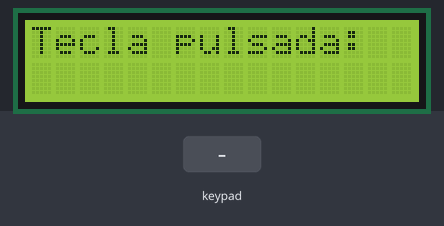
A sketch run on a simulated Arduino Uno, built with avr-gcc and run on an emulated ATmega328P. Shown: 16×2 character LCD. The inputs (shaded band) are chosen by the test bench.

Above: at 1.2 s.
1.3 s: keypad keys 2 1 2 0 1 9 1 8 A pressed 0.4 s apart
At 5.6 s:
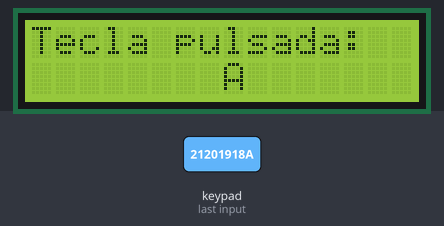
6.4 s: key 'B' pressed
At 6.9 s:
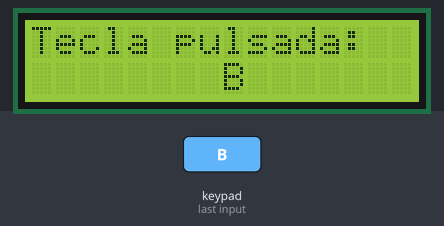
7.9 s: key 'C' pressed
At 9.1 s:
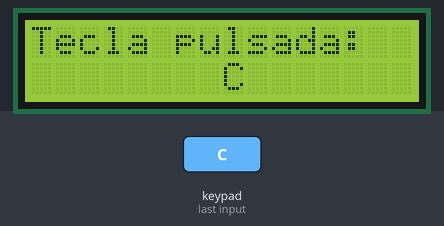
9.4 s: keypad keys 2 1 2 0 1 9 1 8 D pressed 0.4 s apart
At 9.6 s:
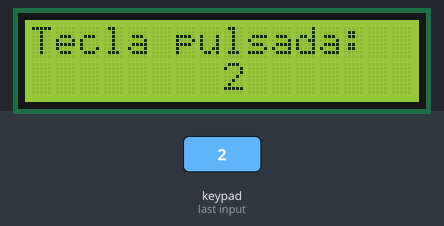
14.5 s: key '1' pressed
At 15.4 s:
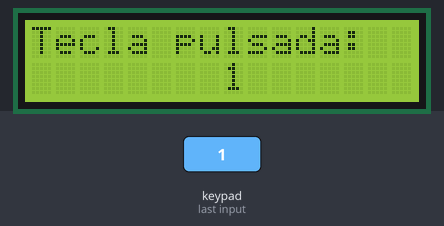
16.0 s: key 'A' pressed
At 16.6 s:
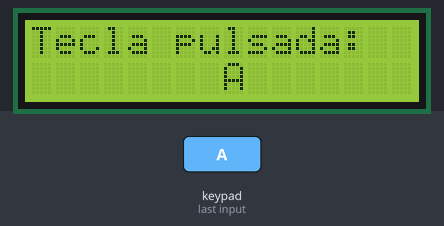
Timing chart, 0 to 18.5 s (numbered marks = the images above; inputs shaded):
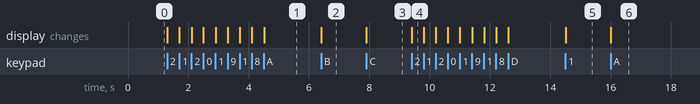

Measured:
- after the input at 1.3 s, the display: first changes at once (image 1 shows a later state)
- after the input at 6.4 s, the display: changes at once (image 2)
- after the input at 7.9 s, the display: changes at once (image 3)
- after the input at 9.4 s, the display: changes at once (image 4)
- after the input at 14.5 s, the display: changes at once (image 5)
- after the input at 16.0 s, the display: changes at once (image 6)

The sketch:

Teclado_LCD.ino
```cpp
#include <Keypad.h>
#include <LiquidCrystal.h>
//Elaborado por Nelson Andino y Andres Cardenas

#define LCD_RS 8
#define LCD_EN 9
#define LCD_D4 10
#define LCD_D5 11
#define LCD_D6 12
#define LCD_D7 7

LiquidCrystal lcd(LCD_RS, LCD_EN, LCD_D4, LCD_D5, LCD_D6, LCD_D7);


const byte KEYPAD_ROWS = 4;
const byte KEYPAD_COLS = 4;

byte rowPins[KEYPAD_ROWS] = {21, 20, 19, 18};
byte colPins[KEYPAD_COLS] = {17, 16, 15, 14};

char keys[KEYPAD_ROWS][KEYPAD_COLS] = {
  {'1', '2', '3', 'A'},
  {'4', '5', '6', 'B'},
  {'7', '8', '9', 'C'},
  {'.', '0', '-', 'D'}
};

Keypad keypad = Keypad(makeKeymap(keys), rowPins, colPins, KEYPAD_ROWS, KEYPAD_COLS);

void setup() {
  lcd.begin(16, 2);
  lcd.clear();

  lcd.setCursor(0, 0);
  lcd.print("Tecla pulsada:");
}

void loop() {
  char key = keypad.getKey();

  if (key) {
    lcd.setCursor(8, 1);
    lcd.print(key);
  }
}
```
